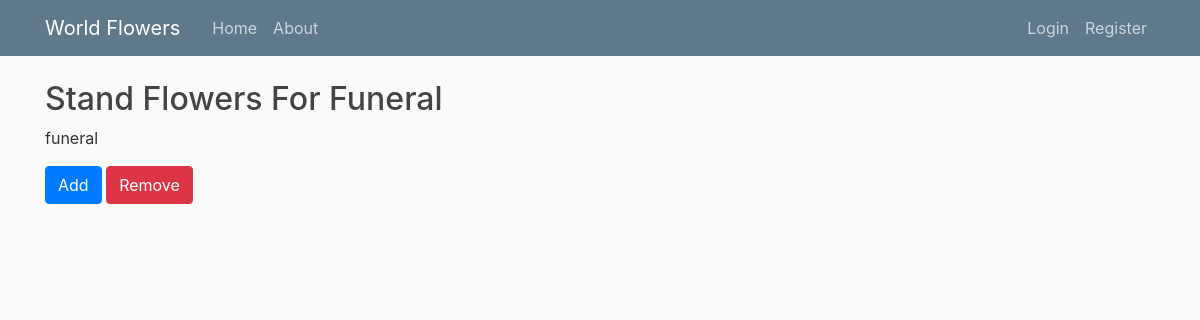
Page /products/item/2/ on the earlier database version.
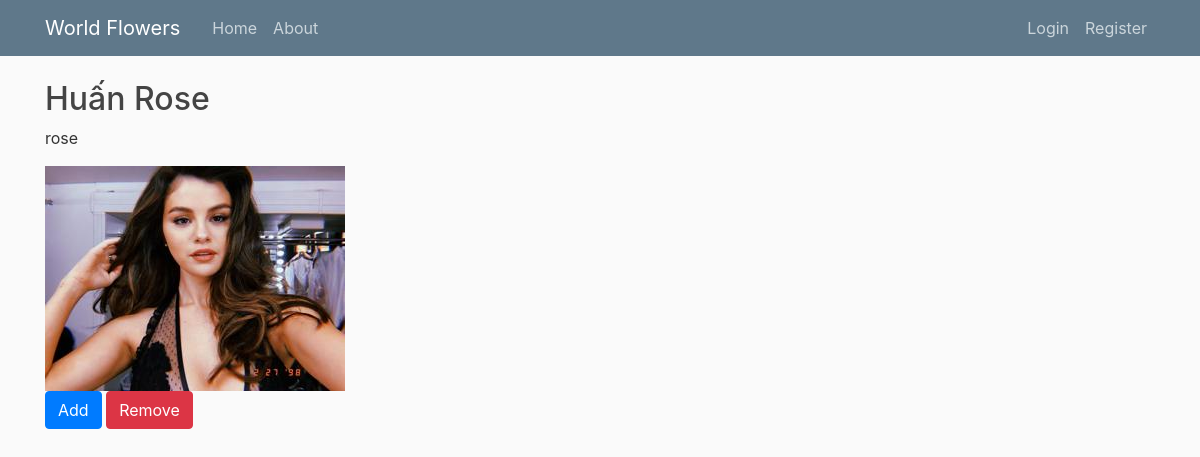
Same page on the later database version.
### products/models.py (models this page shows, shortened)
class Item(models.Model):
    category = models.CharField(max_length=30)
    title = models.CharField(max_length=30)
    description = models.TextField(default='')
    price = models.PositiveIntegerField()
    number_item_left = models.PositiveIntegerField(default=1)
    tag = models.CharField(max_length=50) # This field must be divided by comma (,) between each tag
    weight = models.DecimalField(max_digits=5, decimal_places=2, default=1.0)
    dimension = models.CharField(max_length=20, default='? x ? x ? cm')
    def get_add_to_cart_url(self):
        return reverse("add-to-cart",kwargs={
            'pk' : self.pk
        })
    def get_remove_single_item_from_cart_url(self):
        return reverse("remove-single-item-from-cart",kwargs={
            'pk' : self.pk
        })

class ItemImage(models.Model):
    item = models.ForeignKey(Item, on_delete = models.CASCADE, related_name='image')
    image = models.ImageField(default='default_product.png', upload_to='product_pics')

### products/views.py (the view)
# urls.py: path('item/<int:pk>/', ItemDetailView.as_view(), name = 'item-detail'),
class ItemDetailView(DetailView):
    model = Item

### products/templates/products/item_detail.html
{% extends 'users/base.html' %}
{% block content %}
<h2>{{ object.title }}</h2>
<p>{{ object.category }}</p>
{% for image in object.image.all %}
<div>
    <img src="{{ image.image.url }}" alt="Flower avatar">
</div>
{% endfor %}
<a href="{{ object.get_add_to_cart_url }}" class="btn btn-primary">Add</a>
<a href="{{ object.get_remove_single_item_from_cart_url }}" class="btn btn-danger">Remove</a>
{% endblock %}

Differences in the rows shown:
changed Item: title "Stand Flowers For Funeral" → "Huấn Rose"; category "funeral" → "rose"
now on this page (row edited): ItemImage: image (picture)
